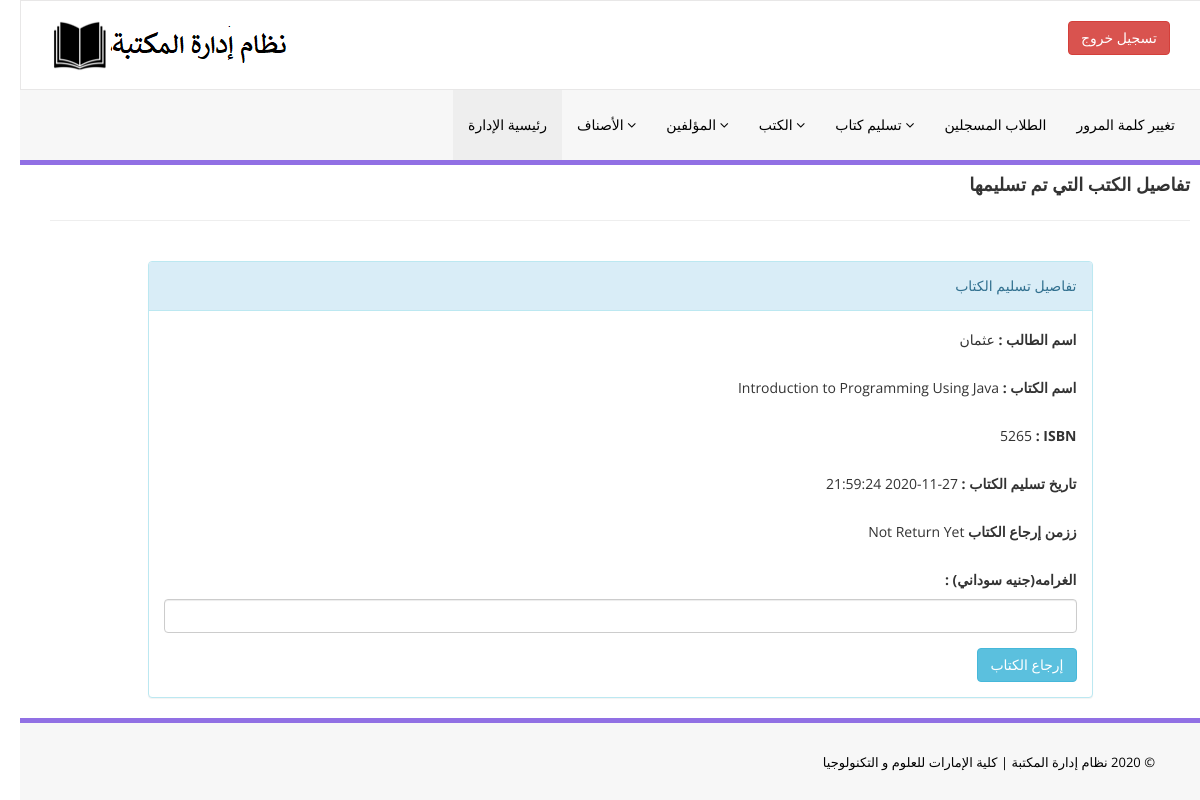
Screenshot of /admin/update-issue-bookdeails.php?rid=11 (signed in) with the database file from the repository.
### tables this page shows
CREATE TABLE IF NOT EXISTS `tblissuedbookdetails` (
  `id` int(11) NOT NULL AUTO_INCREMENT,
  `BookId` int(11) DEFAULT NULL,
  `StudentID` varchar(150) DEFAULT NULL,
  `IssuesDate` timestamp NULL DEFAULT CURRENT_TIMESTAMP,
  `ReturnDate` timestamp NULL DEFAULT NULL ON UPDATE CURRENT_TIMESTAMP,
  `RetrunStatus` int(1) DEFAULT NULL,
  `fine` int(11) DEFAULT NULL,
  PRIMARY KEY (`id`)
);

CREATE TABLE IF NOT EXISTS `tblstudents` (
  `id` int(11) NOT NULL AUTO_INCREMENT,
  `StudentId` varchar(100) DEFAULT NULL,
  `FullName` varchar(120) DEFAULT NULL,
  `EmailId` varchar(120) DEFAULT NULL,
  `MobileNumber` char(11) DEFAULT NULL,
  `Password` varchar(120) DEFAULT NULL,
  `Status` int(1) DEFAULT NULL,
  `RegDate` timestamp NULL DEFAULT CURRENT_TIMESTAMP,
  `UpdationDate` timestamp NULL DEFAULT NULL ON UPDATE CURRENT_TIMESTAMP,
  PRIMARY KEY (`id`),
  UNIQUE KEY `StudentId` (`StudentId`)
);

CREATE TABLE IF NOT EXISTS `tblbooks` (
  `id` int(11) NOT NULL AUTO_INCREMENT,
  `BookName` varchar(255) DEFAULT NULL,
  `CatId` int(11) DEFAULT NULL,
  `AuthorId` int(11) DEFAULT NULL,
  `ISBNNumber` int(11) DEFAULT NULL,
  `BookPrice` int(11) DEFAULT NULL,
  `RegDate` timestamp NULL DEFAULT CURRENT_TIMESTAMP,
  `UpdationDate` timestamp NULL DEFAULT NULL ON UPDATE CURRENT_TIMESTAMP,
  PRIMARY KEY (`id`)
);

### admin/update-issue-bookdeails.php (the view, shortened to what this page needs)
<?php
include('includes/config.php');
if(strlen($_SESSION['alogin'])==0)
    {
header('location:index.php');
}
else{
?>
<!DOCTYPE html>
<html xmlns="http://www.w3.org/1999/xhtml">
<head>
    <link href="assets/css/bootstrap.css" rel="stylesheet" />
    <link href="assets/css/font-awesome.css" rel="stylesheet" />
    <link href="assets/css/style.css" rel="stylesheet" />
</head>
<body dir="rtl">
<?php include('includes/header.php');?>
    <div class="content-wra
    <div class="content-wrapper">
         <div class="container">
        <div class="row pad-botm">
            <div class="col-md-12">
                <h4 class="header-line">تفاصيل الكتب التي تم تسليمها</h4>
                            </div>
</div>
<div class="row">
<div class="col-md-10 col-sm-6 col-xs-12 col-md-offset-1"">
<div class="panel panel-info">
<div class="panel-heading">
تفاصيل تسليم الكتاب</div>
<div class="panel-body">
<form role="form" method="post">
<?php
$rid=intval($_GET['rid']);
$sql = "SELECT tblstudents.FullName,tblbooks.BookName,tblbooks.ISBNNumber,tblissuedbookdetails.IssuesDate,tblissuedbookdetails.ReturnDate,tblissuedbookdetails.id as rid,tblissuedbookdetails.fine,tblissuedbookdetails.RetrunStatus from  tblissuedbookdetails join tblstudents on tblstudents.StudentId=tblissuedbookdetails.StudentId join tblbooks on tblbooks.id=tblissuedbookdetails.BookId where tblissuedbookdetails.id=:rid";
$query = $dbh -> prepare($sql);
$query->bindParam(':rid',$rid,PDO::PARAM_STR);
$query->execute();
$results=$query->fetchAll(PDO::FETCH_OBJ);
if($query->rowCount() > 0)
{
foreach($results as $result)
{               ?>
<div class="form-group">
<label>اسم الطالب :</label>
<?php echo htmlentities($result->FullName);?>
</div>
<div class="form-group">
<label>اسم الكتاب :</label>
<?php echo htmlentities($result->BookName);?>
</div>
<div class="form-group">
<label>ISBN :</label>
<?php echo htmlentities($result->ISBNNumber);?>
</div>
<div class="form-group">
<label>تاريخ تسليم الكتاب :</label>
<?php echo htmlentities($result->IssuesDate);?>
</div>
<div class="form-group">
<label>ززمن إرجاع الكتاب</label>
<?php if($result->ReturnDate=="")
                                            {
                                                echo htmlentities("Not Return Yet");
                                            } else {
                                            echo htmlentities($result->ReturnDate);
}
                                            ?>
</div>
<div class="form-group">
<label>الغرامه(جنيه سوداني) :</label>
<?php
if($result->fine=="")
{?>
<input class="form-control" type="text" name="fine" id="fine"  required />
<?php }else {
echo htmlentities($result->fine);
}
?>
</div>
 <?php if($result->RetrunStatus==0){?>
<button type="submit" name="return" id="submit" class="btn btn-info">إرجاع الكتاب </button>
 </div>
<?php }}} ?>
                            </div>
                        </div>
                            </div>
        </div>
    </div>
  <?php include('includes/footer.php');?>
</body>
</html>
<?php } ?>

### admin/assets/css/style.css (style rules this page uses)
.header-line { font-weight:900; padding-bottom:25px; border-bottom:1px solid #eeeeee; text-transform:uppercase; }
.pad-botm { padding-bottom:30px; }

### rows the page displays
tblissuedbookdetails: tblstudents.FullName "عثمان", BookId.BookName "Introduction to Programming Using Java", BookId.ISBNNumber "5265", IssuesDate "2020-11-27 21:59:24", shows "إرجاع الكتاب"
